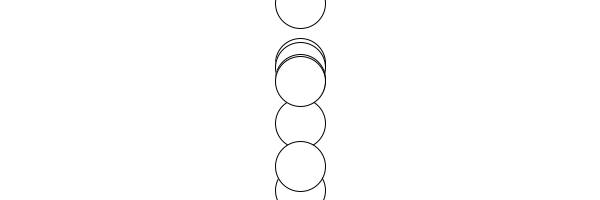
Frame 1 (no input)
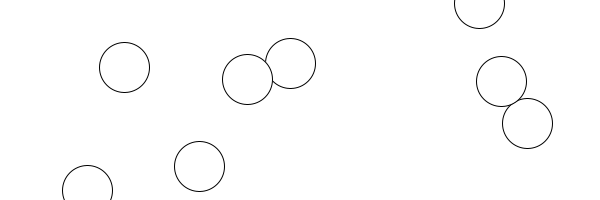
Frame 60 (the mouse pressed at the canvas centre just before this capture)
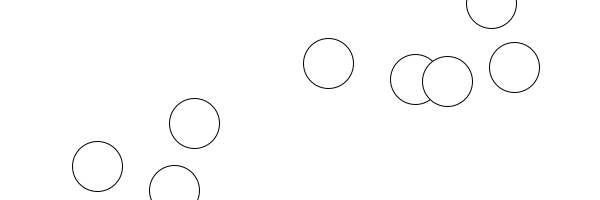
Frame 120 (the mouse held since frame 60 and released just before this capture)

The Processing sketch that drew these frames (run headless with seeded random() and noise(); from frame 60 on, the mouse is pressed at the canvas centre):

// Processing sketch: Move_LR1
// ── Move_LR1.pde
int cnt = 8; //円の数
//各円の座標と速度[x,y,s]
float[][] places = new float[cnt][3];
void setup() {
  size(600,200);
  for (int i=0; i<cnt; i++) {
    float[] work = new float[3];
    if (random(5) / 2 > 1) {
      work[2] = -random(1,11);
    } else {
      work[2] = random(1,11);
    }
    work[0] = width/2;
    work[1] = random(height);
    places[i] = work;
  }
}
void draw() {
  background(255);
  for (int i=0; i<cnt; i++) {
    ellipse(places[i][0],places[i][1],50,50);
    places[i][0] += places[i][2];
    if (places[i][0]<25 || places[i][0]>575)
      places[i][2] *= -1;
  }
}
